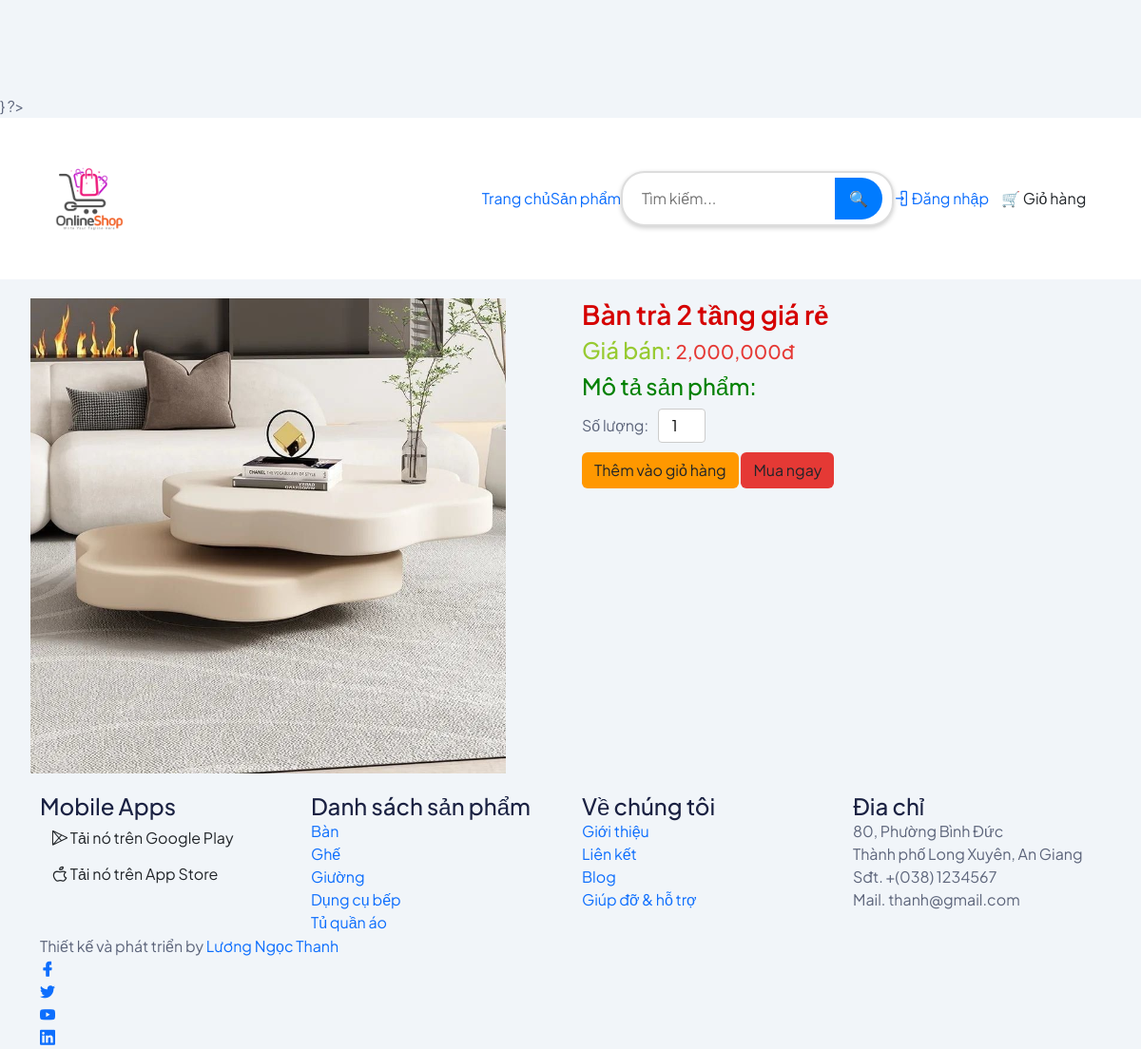
The page /?action=detail&id=6 on the database its author committed.
### tables this page shows
CREATE TABLE `mathang` (
  `id` int(11) NOT NULL,
  `tenmathang` varchar(255) NOT NULL,
  `mota` text NOT NULL,
  `giaban` float NOT NULL,
  `giagoc` float NOT NULL,
  `soluongton` int(11) NOT NULL,
  `hinhanh` varchar(255) NOT NULL,
  `luotxem` int(11) NOT NULL,
  `luotmua` int(11) NOT NULL,
  `danhmuc_id` int(11) NOT NULL
);

CREATE TABLE `danhmuc` (
  `id` int(11) NOT NULL,
  `tendanhmuc` varchar(50) NOT NULL,
  `mota` varchar(1000) NOT NULL
);

### model/mathang.php (called while the page is built, shortened)
<?php
class MATHANG{
    public function laymathangtheodanhmuc($danhmuc_id){
        $dbcon = DATABASE::connect();
        try{
            $sql = "SELECT * FROM mathang WHERE danhmuc_id=:madm" ;
            $cmd = $dbcon->prepare($sql);
			$cmd->bindValue(":madm",$danhmuc_id);
            $cmd->execute();
            $result = $cmd->fetchAll();
            return $result;
        }
        catch(PDOException $e){
            $error_message = $e->getMessage();
            echo "<p>Lỗi truy vấn: $error_message</p>";
            exit();
        }
    }
    public function laymathangtheoid($id){
        $dbcon = DATABASE::connect();
        try{
            $sql = "SELECT * FROM mathang WHERE id=:id";
            $cmd = $dbcon->prepare($sql);
            $cmd->bindValue(":id", $id);
            $cmd->execute();
            $result = $cmd->fetch();
            return $result;
        }
        catch(PDOException $e){
            $error_message = $e->getMessage();
            echo "<p>Lỗi truy vấn: $error_message</p>";
            exit();
        }
    }
}
?>

### model/danhmuc.php (called while the page is built, shortened)
<?php
class DANHMUC{
    public function laydanhmuc(){
        $dbcon = DATABASE::connect();
        try{
            $sql = "SELECT * FROM danhmuc";
            $cmd = $dbcon->prepare($sql);
            $cmd->execute();
            $result = $cmd->fetchAll();
            return $result;
        }
        catch(PDOException $e){
            $error_message = $e->getMessage();
            echo "<p>Lỗi truy vấn: $error_message</p>";
            exit();
        }
    }
}
?>

### public/inc/top.php (the view, shortened to what this page needs)
<!DOCTYPE html>
<html class="no-js" lang="en">
    <head>
            <link rel="stylesheet" href="../assets/css/bootstrap.min.css" />
            <link rel="stylesheet" href="../assets/css/LineIcons.2.0.css" />
            <link rel="stylesheet" href="../assets/css/animate.css" />
            <link rel="stylesheet" href="../assets/css/tiny-slider.css" />
            <link rel="stylesheet" href="../assets/css/glightbox.min.css" />
            <link rel="stylesheet" href="../assets/css/main.css" />
        </head>
        <body>
            <header class="header navbar-area">
                <div class="container">
                    <div class="row align-items-center">
                        <div class="col-lg-12">
                            <div class="nav-inner">
                                <nav class="navbar navbar-expand-lg">
                                    <a class="navbar-brand" href="index.php">
                                        <img style="width: 100px; height: 100px;" src="../assets/images/logo/logo.png" alt="Logo">
                                    </a>
                                    <div class="collapse navbar-collapse sub-menu-bar" id="navbarSupportedContent">
                                        <ul id="nav" class="navbar-nav ms-auto">
                                            <li class="nav-item">
                                                <a class="dd-menu collapsed" href="index.php"
                                                >Trang chủ</a>
                                            </li>
                                            <li class="nav-item">
                                                <a href="javascript:void(0)" aria-label="Toggle navigation">Sản phẩm</a>
                                            </li>
                                        </ul>
                                        </div>
                                        <div class="search-container">
                                            <input type="text" placeholder="Tìm kiếm..." class="search-input">
                                            <button class="search-button">🔍</button>
                                        </div>
                                        <div class="login-button">
                                            <?php if(isset($_SESSION["khachhang"])){ ?>
                                            <ul class="navbar-nav me-auto mb-2 mb-lg-0 ms-lg-4">
                                                <li class="nav-item"><a class="nav-link text-warning" href="index.php?action=thongtin" >Chào <?php echo $_SESSION["khachhang"]["hoten"]; ?></a></li>
                                                <li class="nav-item"><a class="nav-link" href="index.php?action=dangxuat">Đăng xuất</a></li>
                                            </ul>
                                            <?php } else{ ?>
                                            <ul>
                                                <li>
                                                    <a href="index.php?action=dangnhap"><i class="lni lni-enter"></i> Đăng nhập</a>
                                                </li>
                                            </ul>
                                            <?php } ?>
                                        </div>
                                        <div class="button header-button">
                                            <a class="btn" href="index.php?action=giohang">🛒 Giỏ hàng <span class="cart-count"></span></a>
                                        </div>
                                        </nav>
                                    </div>
                                </div>
                                </div>
                                </div>
                            </header>

### public/detail.php (shortened to what this page needs)
<?php include("inc/top.php"); ?>
<div class="row" style="margin: 20px;">
  <div class="col-sm-6">
    <div><img src="../<?php echo $mhct["hinhanh"]; ?>" alt="<?php echo $m["tenmathang"]; ?>" style="width: 500px;"></div>
  </div>
  <div class="col-sm-6">
      <h2 class="text-danger"><?php echo $mhct["tenmathang"]; ?></h2>
    <div class="product-info">
      <h3 class="text-info">Giá bán:
        <span class="price"><?php echo number_format($mhct["giaban"]); ?>đ</span>
      </h3>
      <div>
        <h3 style="color: green;">Mô tả sản phẩm:
        </h3>
      </div>
      <form method="post">
        <div class="quantity-selector">
        <label for="quantity">Số lượng:</label>
        <input type="number" name="soluong" value="1" min="1">
        </div>
        <div class="actions">
          <input class="add-to-cart btn" type="submit" value="Thêm vào giỏ hàng">
          <input class="buy-now btn" type="submit" value="Mua ngay">
        </div>
      </form>
    </div>
  </div>
</div>
<?php include("inc/bottom.php"); ?>

### public/inc/bottom.php (shortened to what this page needs)
        <footer class="footer">
        <div class="footer-top">
            <div class="container">
                <div class="row">
                    <div class="col-lg-3 col-md-6 col-12">
                        <div class="single-footer mobile-app">
                            <h3>Mobile Apps</h3>
                            <div class="app-button">
                                <a href="javascript:void(0)" class="btn">
                                    <i class="lni lni-play-store"></i>
                                    <span class="text">
                                        <span class="small-text">Tải nó trên</span>
                                        Google Play
                                    </span>
                                </a>
                                <a href="javascript:void(0)" class="btn">
                                    <i class="lni lni-apple"></i>
                                    <span class="text">
                                        <span class="small-text">Tải nó trên</span>
                                        App Store
                                    </span>
                                </a>
                            </div>
                        </div>
                    </div>
                    <div class="col-lg-3 col-md-6 col-12">
                        <div class="single-footer f-link">
                            <h3>Danh sách sản phẩm</h3>
                            <div class="row">
                                <div class="col-lg-6 col-md-6 col-12">
                                    <ul>
                                        <?php foreach ($danhmuc as $d): ?>
                                            <li><a href="?action=group&id=<?php echo $d["id"]; ?>">
                                            <?php echo $d["tendanhmuc"]; ?></a></li>
                                        <?php endforeach; ?>
                                    </ul>
                                </div>
                            </div>
                        </div>
                    </div>
                    <div class="col-lg-3 col-md-6 col-12">
                        <div class="single-footer f-link">
                            <h3>Về chúng tôi</h3>
                            <ul>
                                <li><a href="">Giới thiệu</a></li>
                                <li><a href="">Liên kết</a></li>
                                <li><a href="">Blog</a></li>
                                <li><a href="">Giúp đỡ & hỗ trợ</a></li>
                            </ul>
                        </div>
                    </div>
                    <div class="col-lg-3 col-md-6 col-12">
                        <div class="single-footer f-contact">
                            <h3>Đia chỉ</h3>
                            <ul>
                                <li>80, Phường Bình Đức<br> Thành phố Long Xuyên, An Giang</li>
                                <li>Sđt. +(038) 1234567 <br> Mail. thanh@gmail.com</li>
                            </ul>
                        </div>
                    </div>
                </div>
            </div>
        </div>
        <div class="footer-bottom">
            <div class="container">
                <div class="inner">
                    <div class="row">
                        <div class="col-12">
                            <div class="content">
                                <p class="copyright-text">Thiết kế và phát triển by <a href="https://www.facebook.com/ngocthanh.luong.391420"
                                        rel="nofollow" target="_blank">Lương Ngọc Thanh</a>
                                </p>
                                <ul class="footer-social">
                                    <li><a href="https://www.facebook.com/ngocthanh.luong.391420"><i class="lni lni-facebook-filled"></i></a></li>
                                    <li><a href="javascript:void(0)"><i class="lni lni-twitter-original"></i></a></li>
                                    <li><a href="javascript:void(0)"><i class="lni lni-youtube"></i></a></li>
                                    <li><a href="javascript:void(0)"><i class="lni lni-linkedin-original"></i></a></li>
                                </ul>
                            </div>
                        </div>
                    </div>
                </div>
            </div>
        </div>
    </footer>
    </body>
</html>

### public/inc/top.php (style rules this page uses)
header { position: fixed; top: 0; width: 100%; z-index: 1000; }
body { padding-top: 100px; Điều chỉnh theo chiều cao của header }
.search-container { display: flex; align-items: center; background-color: #fff; border: 2px solid #ddd; border-radius: 25px; padding: 5px 10px; box-shadow: 0 2px 5px rgba(0, 0, 0, 0.2); }
.search-input { border: none; outline: none; padding: 10px; font-size: 16px; flex: 1; border-radius: 25px 0 0 25px; }
.search-button { background-color: #007bff; color: white; border: none; padding: 10px 15px; font-size: 16px; cursor: pointer; border-radius: 0 25px 25px 0; }
.product-info .price { font-size: 20px; color: #e53935; margin: 10px 0; }
.quantity-selector { display: flex; align-items: center; margin: 10px 0; }
.quantity-selector input { width: 50px; text-align: center; margin: 0 10px; padding: 5px; border: 1px solid #ccc; border-radius: 4px; }
.actions .add-to-cart { background-color: #ff9800; }
.actions .buy-now { background-color: #e53935; }

### rows shown on the page
mathang: hinhanh (picture), tenmathang "Bàn trà 2 tầng giá rẻ", giaban "2,000,000"
danhmuc: tendanhmuc "Bàn"
danhmuc: tendanhmuc "Ghế"
danhmuc: tendanhmuc "Giường"
danhmuc: tendanhmuc "Dụng cụ bếp"
danhmuc: tendanhmuc "Tủ quần áo"
